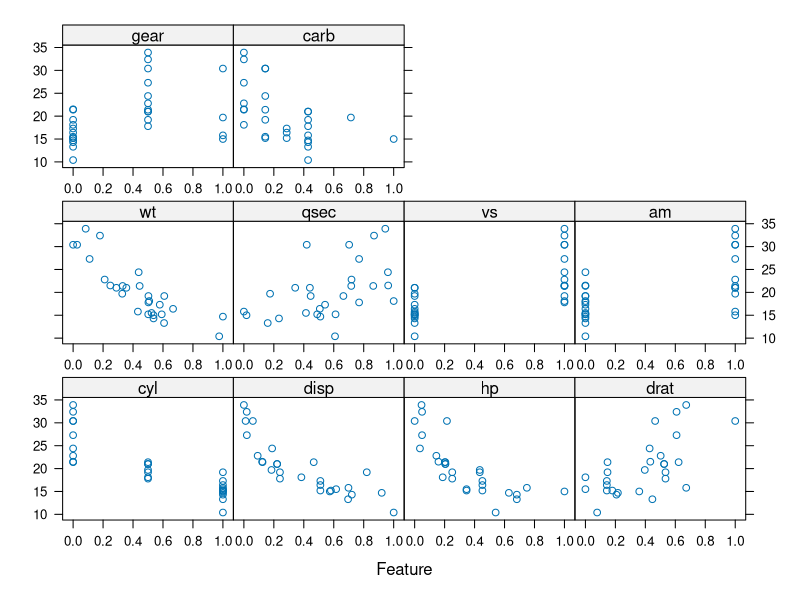
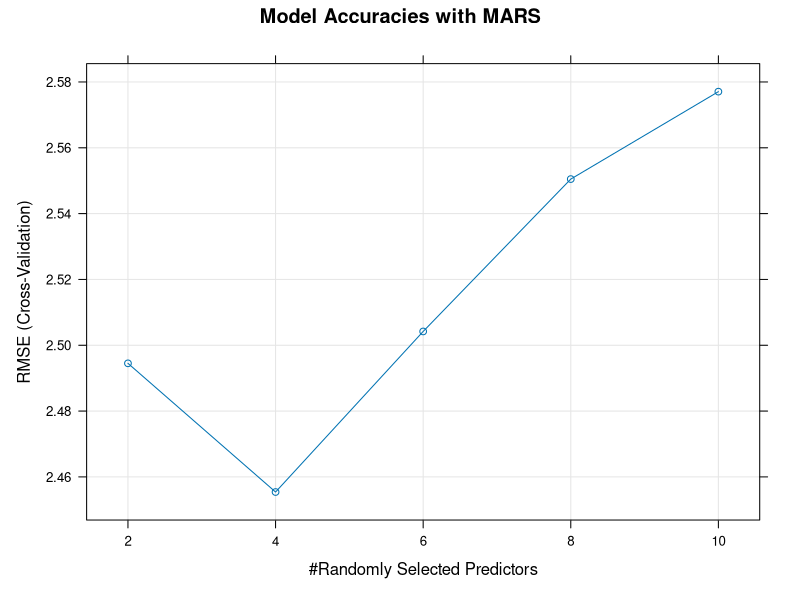
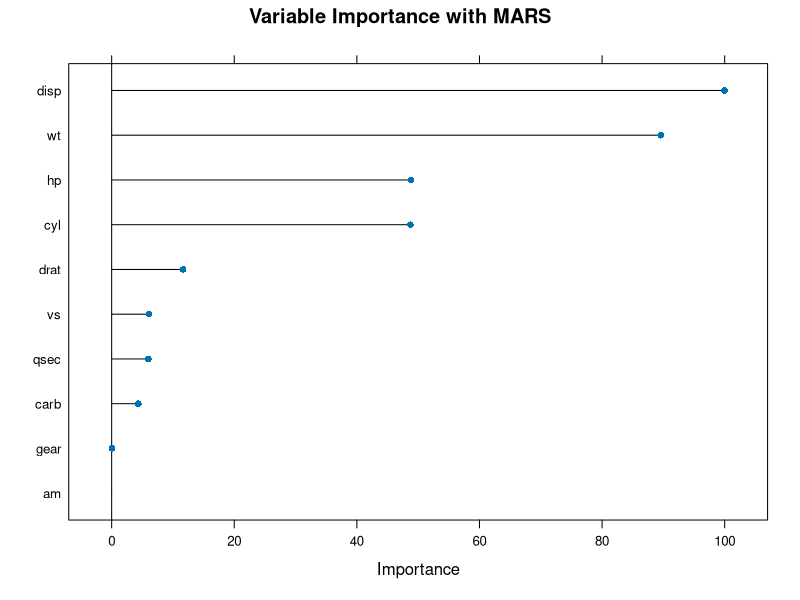

The R source for these figures, in order: (Note: this script raises an error after producing the figures.)
 ## ---------------------------
 ##
 ## Script name: caret fit RF
 ##
 ## Purpose of script:Like building a category model in the class, creating a regression model of mpg as target and others as features (from a built-in dataset of mtcars) using random forest algorithm with caret package, and writing the code.
 ##
 ## Author: Weishan Tu
 ##
 ## Date Created: 2024-03-29
 ##
 ## Copyright (c) Timothy Farewell, 2024
 ## Email: weishan@mail.ustc.edu.cn
 ##
 ## ---------------------------
 ##
 ## Notes:
 ## The code should include data preparation and pre-process, 
 # feature selection and visualization, training and turning the model, as
 # well as finally evaluating the performance of the model
 ##
 ## ---------------------------
 
 cat("\014") #clears rhe console
 rm(list=ls()) #remove all variales
 
 ## load up the packages we will need:  (uncomment as required)
 
 library(caret)

 ## ---------------------------
 # 1.	The code should include data preparation and pre-process, 
 # feature selection and visualization, training and turning the model, as
 # well as finally evaluating the performance of the model 
 
 # load mtcars
 data(mtcars)
 ######################
 ### 1 data preparation
 ######################
 
 # Structure of the dataframe
 str(mtcars)
 ##check have NA
 anyNA(mtcars)
 ##no NA; no categorical column
 
 # Create the training and test datasets
 set.seed(100)
 
 # Step 1: Get row numbers for the training data
 trainRowNumbers <- createDataPartition(mtcars$mpg, p=0.8, list=FALSE)
 
 # Step 2: Create the training  dataset
 trainData <- mtcars[trainRowNumbers,]
 
 # Step 3: Create the test dataset
 testData <- mtcars[-trainRowNumbers,]
 
 # Store X and Y for later use.
 x = trainData[, 2:11]
 y = trainData$mpg

 library(skimr)
 skimmed <- skim_to_wide(trainData)
 skimmed

 ######################
 #2 pre-process
 ######################
 ##check have NA
 # anyNA(trainData)
 # data have NA
 # # Create the knn imputation model on the training data
 # preProcess_missingdata_model <- preProcess(trainData, method='knnImpute')
 # preProcess_missingdata_model
 # # Use the imputation model to predict the values of missing data points
 # library(RANN)  # required for knnInpute
 # trainData <- predict(preProcess_missingdata_model, newdata = trainData)
 # anyNA(trainData)
 # data have categorical variable
 # # One-Hot Encoding
 # # Creating dummy variables is converting a categorical variable to as many binary variables as here are categories.
 # dummies_model <- dummyVars(Purchase ~ ., data=trainData)
 # 
 # # Create the dummy variables using predict. The Y variable (Purchase) will not be present in trainData_mat.
 # trainData_mat <- predict(dummies_model, newdata = trainData)
 # 
 # # # Convert to dataframe
 # trainData <- data.frame(trainData_mat)
 # 
 # # See the structure of the new dataset
 # str(trainData)
 
 # preprocess to transform the data
 preProcess_range_model <- preProcess(trainData, method="range")
 trainData <- predict(preProcess_range_model, newdata = trainData)
 
 # Append the Y variable
 trainData$mpg <- y
 
 apply(trainData[, 2:11], 2, FUN=function(x){c('min'=min(x), 'max'=max(x))})
 
 ######################
 #3 visualization
 ######################
 featurePlot(x = trainData[, 2:11],
             y = trainData$mpg)
 ######################
 #4 feature selection
 ######################

 set.seed(100)
 options(warn=-1)
 
 subsets <- c(2:11)
 
 ctrl <- rfeControl(functions = rfFuncs,
                    method = "repeatedcv",
                    repeats = 5,
                    verbose = FALSE)
 
 lmProfile <- rfe(x=trainData[, 2:11], y=trainData$mpg,
                  sizes = subsets,
                  rfeControl = ctrl)
 
 lmProfile

 # The top 4 variables (out of 4):
 #   disp, wt, cyl, hp
 
 ## ####################
 #5 visualization AND turning the model
 ######################
 modelLookup('rf')
 # Define the training control
 fitControl <- trainControl(
   method = 'cv',                   # k-fold cross validation
   number = 5                      # number of folds
 ) 
 # Train the model using randomForest and predict on the training data itself.
 # Hyper Parameter Tuning using tuneLength
 model_cars = train(mpg ~ ., data=trainData, method='rf', 
                    tuneLength=5, trControl = fitControl)
 # model_cars
 print(model_cars)
 fitted <- predict(model_cars)
 plot(model_cars, main="Model Accuracies with MARS")

 varimp_mars <- varImp(model_cars)
 plot(varimp_mars, main="Variable Importance with MARS")

 # # Step 1: Impute missing values 
 # testData2 <- predict(preProcess_missingdata_model, testData)  
 # 
 # # Step 2: Create one-hot encodings (dummy variables)
 # testData3 <- predict(dummies_model, testData2)
 
 # Step 3: Transform the features to range between 0 and 1
 testData2 <- predict(preProcess_range_model, testData)
 
 # View
 head(testData2[, 1:11])
 
 # Predict on testData
 predicted <- predict(model_cars, testData2)
 head(predicted)
 ######################
 #6 evaluating the performance
 ######################
 observed <- testData$mpg
 names(observed) <- rownames(testData)
 # Measures for Regression
 postResample(pred = predicted, obs = observed)
 # RMSE  Rsquared       MAE 
 # 1.6668401 0.9448153 1.4822593 
 
 # Measures for Predicted Classes
 # 不适合mtcar预测mpg
 # Compute the confusion matrix
 confusionMatrix(reference = observed, data = predicted,mode='everything') # mode='everything', positive='MM'

  